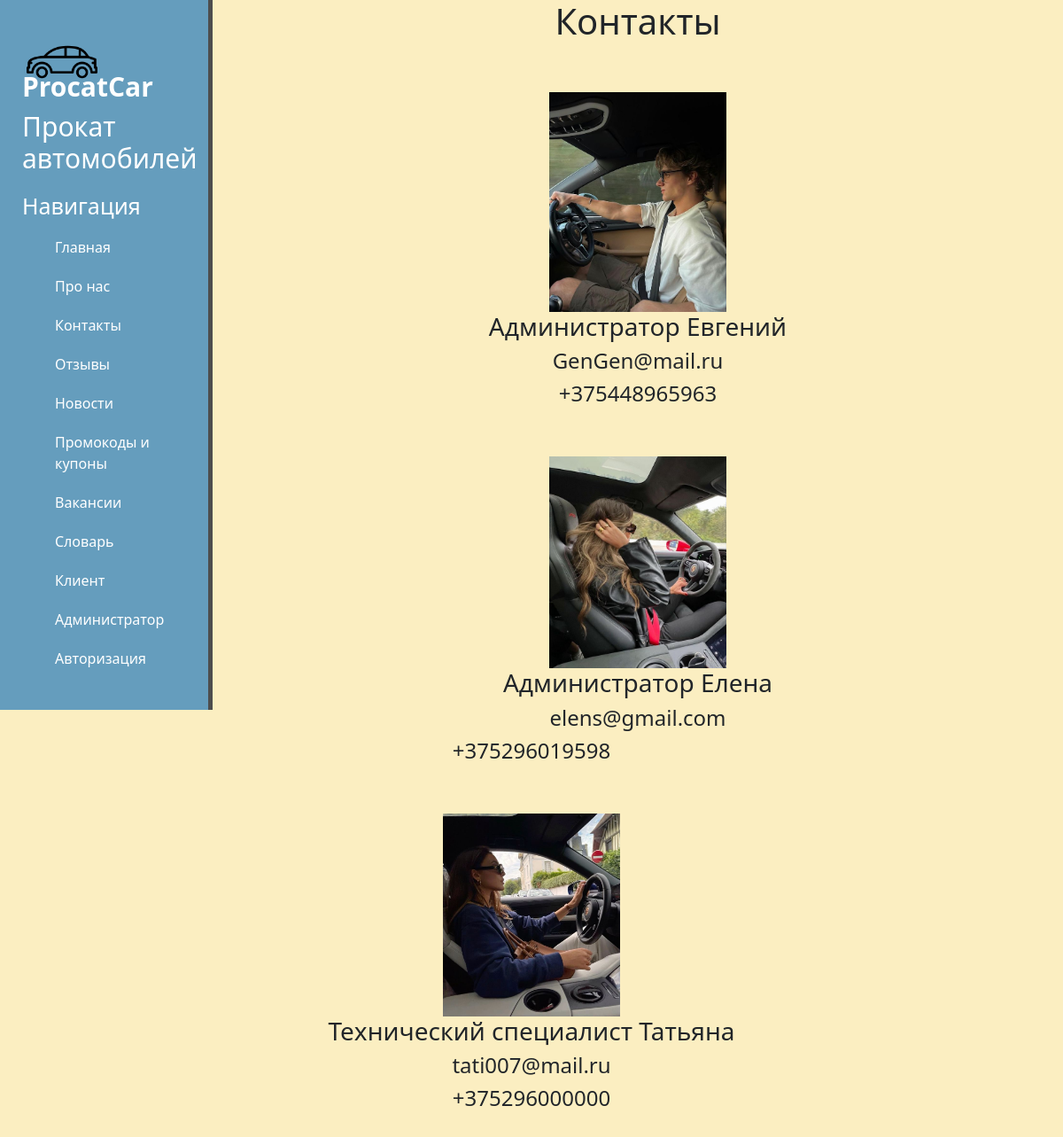
/contacts/, run on the app's committed database.
### ProcatCar/models.py (models this page shows, shortened)
class Contacts(models.Model):
    contactimg = models.ImageField('Картинка', upload_to='static', default=True)
    name= models.CharField('Имя', max_length=100)
    mail = models.CharField('Почта', max_length=300)
    phone_number = models.CharField(
        max_length=15,
        validators=[
            RegexValidator(
                regex=r'^\+?1?\d{9,15}$',
                message="Номер телефона"
            )
        ],
        blank=True
    )

### ProcatCar/views.py (the view)
# urls.py: path('contacts/', views.contacts, name='contacts'),
def contacts(request):
    contacts = Contacts.objects.all()
    if contacts.exists():
        for contact in contacts:
            logging.info(f'contact_info: {contact.name}')
    else:
        logging.warning('Контакты не найдены')
    return render(request, 'contacts.html', {'contacts': contacts})

### ProcatCar/context_processors.py (called while the page is built)
def is_seller(request):
    if request.user.is_authenticated:
        is_seller = Seller.objects.filter(user=request.user).exists()
    else:
        is_seller = False
    return {'is_seller': is_seller}

def is_customer(request):
    if request.user.is_authenticated:
        is_customer = Customer.objects.filter(user=request.user).exists()
    else:
        is_customer = False
    return {'is_customer': is_customer}

### ProcatCar/templates/contacts.html (shortened to what this page needs)
{% extends 'layout.html' %}
{% block urlContent %}
    <div class="features" style="text-align: center;">
    <h1>Контакты</h1><br><br>
    {% for contact in contacts %}
        <img width="200" src="{{ contact.contactimg.url }}"></img>
        <h3>{{ contact.name }}</h3>
        <h4>{{ contact.mail }}</h4>
        <h4>{{ contact.phone_number }}</h4><br><br>
    {% endfor %}
{% endblock %}

### ProcatCar/templates/layout.html (shortened to what this page needs)
{% load static %}
<!DOCTYPE html>
<html lang="en">
<head>
    <link rel="stylesheet" href="https://cdn.jsdelivr.net/npm/bootstrap@5.3.2/dist/css/bootstrap.min.css">
    <link rel="stylesheet" href="{% static 'ProcatCar/css/ProcatCar.css' %}">
</head>
<body>
<aside>
    <img src="{% static 'ProcatCar/img/carlogo.png' %}" alt="Лого">
    <span class="logo">ProcatCar</span>
    <h1>Прокат автомобилей</h1>
    <h3>Навигация</h3>
    <ul>
        <a href="{% url 'index' %}"><li>Главная</li></a>
        <a href="{% url 'about' %}"><li>Про нас</li></a>
        <a href="{% url 'contacts' %}"><li>Контакты</li></a>
        <a href="{% url 'feedback' %}"><li>Отзывы</li></a>
        <a href="{% url 'news' %}"><li>Новости</li></a>
        <a href="{% url 'sales' %}"><li>Промокоды и купоны</li></a>
        <a href="{% url 'vac' %}"><li>Вакансии</li></a>
        <a href="{% url 'slovar' %}"><li>Словарь</li></a>
        {% if request.user.is_authenticated %}
            {% if is_seller %}
                <a href="{% url 'add_car' %}"><li>Добавить автомобиль</li></a>
                <a href="{% url 'add_mark' %}"><li>Добавить марку</li></a>
                <a href="{% url 'foradmin' %}"><li>Для админа</li></a>
            {% endif %}
            <a href="{% url 'car' %}"><li>Список автомобилей</li></a>
            <a href="{% url 'order_list' %}"><li>Забронированные автомобили</li></a>
            <a href="{% url 'add_feedback' %}"><li>Оставить отзыв</li></a>
            <a href="{% url 'filter' %}"><li>Фильтр моделей автомобилей</li></a>
            <a href="{% url 'search' %}"><li>Поиск автомобилей</li></a>
            <a href="{% url 'shtraf' %}"><li>Штрафы</li></a>
            <li class="last">{{ user.username }}</li>
            <li><a href="{% url 'logout' %}">Выйти</a></li>
        {% else %}
            <a href="{% url 'custom' %}"><li>Клиент</li></a>
            <a href="{% url 'sell' %}"><li>Администратор</li></a>
            <a href="{% url 'login' %}"><li>Авторизация</li></a>
        {% endif %}
    </ul>
</aside>
<main>
    {% block urlContent %}
    {% endblock %}
</main>
</body>
</html>

### ProcatCar/static/ProcatCar/css/ProcatCar.css (style rules this page uses)
body { background: #fbeec1; }
aside { float:left; background: #659dbd; width:20%; padding:2.5%; height: 100%; color: #fff; border-right: 5px solid #4d4d4d; }
aside img { width: 80px; float: left; }
aside .logo { font-size: 30px; margin-left: -5px; font-weight: bold; position: relative; top: -35px; }
aside h1 { margin-top: -30px; margin-left: -5px; font-size: 30px; }
aside h3 { margin-top: 20px; margin-left: -5px; font-size: 25px; }
aside ul { list-style:none; text-decoration:none; }
aside ul li { color: #fff; display:block; margin-top: 20px; transition: transform .6s ease; }
aside ul a { text-decoration: none; }

### data on the page
Contacts: contactimg (picture), name "Администратор Евгений", mail "GenGen@mail.ru", phone_number "+375448965963"
Contacts: contactimg (picture), name "Администратор Елена", mail "elens@gmail.com", phone_number "+375296019598"
Contacts: contactimg (picture), name "Технический специалист Татьяна", mail "tati007@mail.ru", phone_number "+375296000000"
